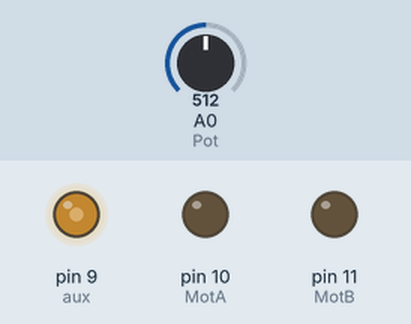
Recording of a sketch running on a simulated Arduino Uno, built with avr-gcc and run on an emulated ATmega328P. On the bench: output pins drawn as LEDs (lit = HIGH). The inputs (shaded band) are chosen by the test bench; at power-on: A0 (Pot) = 512. What the sketch prints to the serial monitor is not drawn.

Above: at 1.2 s.
1.3 s: A0 (Pot) set to 600
4.3 s: A0 (Pot) set to 625
At 4.75 s:
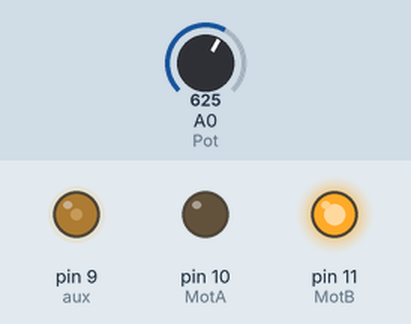
7.3 s: A0 (Pot) set to 306
At 7.5 s:
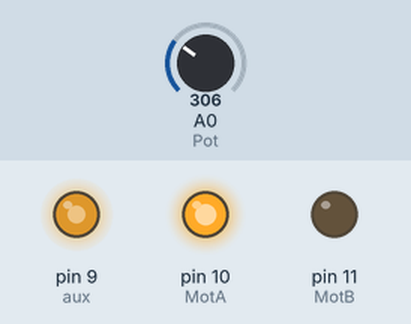
10.3 s: A0 (Pot) set to 401
13.3 s: A0 (Pot) set to 418
At 13.63 s:
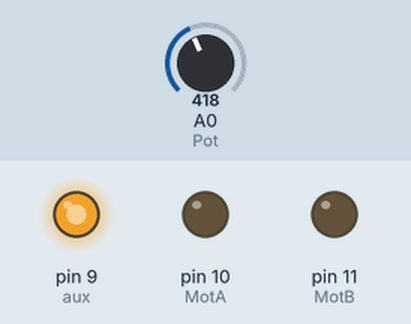
16.3 s: A0 (Pot) set to 716
At 16.7 s:
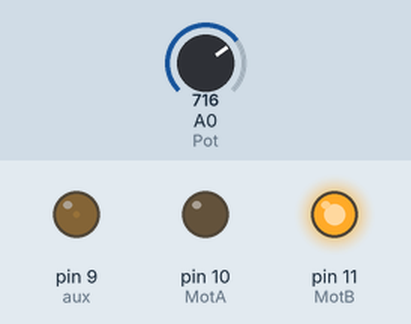
Timing chart, 0 to 23.8 s (numbered marks = the images above; inputs shaded):
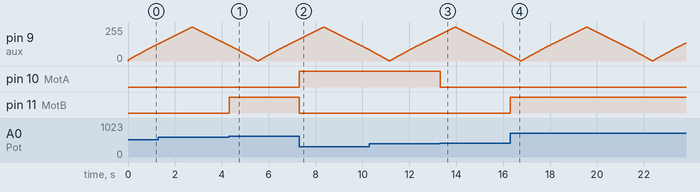

Measured:
- the behaviour switches between 613 and 614 on A0 (Pot) (found by bisection; images 0 and 1)
- the behaviour switches between 409 and 410 on A0 (Pot) (found by bisection; images 2 and 3)
- after the input at 4.3 s, pin 11 (MotB): LOW → HIGH at once
- after the input at 7.3 s, pin 10 (MotA): LOW → HIGH at once; pin 11 (MotB): HIGH → LOW at once
- after the input at 13.3 s, pin 10 (MotA): HIGH → LOW at once
- after the input at 16.3 s, pin 11 (MotB): LOW → HIGH at once

The sketch:

Puente_H_tris.ino
```cpp
// Definimos las variables de los puertos
// que utlizaremos.
#define MotA 10
#define MotB 11
#define aux 9
#define Pot A0

// Variables auxiliares
int val=0;
int potencia=0;
int incremento=1;

void setup() {
  // Inicializamos la comunicación serial
  // y los puertos en modo salida
  Serial.begin(9600);
  pinMode(MotA, OUTPUT);
  pinMode(MotB, OUTPUT);
}

void loop() {
  // Enviamos al puerto auxiliar el valor
  // de potencia calculado.
  analogWrite(aux, potencia);
  Serial.println(potencia);

  // Calculamos la potencia para el siguiente ciclo.
  potencia = potencia + incremento;

  // Si el valor de la potencia sale del rango deseado
  // la ajustamos.
  if(potencia<=0 or potencia >=255){
    incremento=-incremento;
  }

  // Leemos el voltaje que esta recibiendo por
  // parte del potenciometro
  val= analogRead(Pot);

  //Hacemos la conversion a volts.
  float voltage = val*(5.0/1023.0);

  // Si el voltaje es < 2 usamos la función
  // Levogiro
  Serial.println(voltage);
  if(voltage<2 ){
    Levogiro();

  // Si esta entre 2 y 3, Freno Pasivo
  } else if(voltage >2 and voltage<3){
    Detenido();
  } else {

  // Por último, > 3, Dextrogiro
    Dextrogiro();
  }
}

//Funcion Levogiro
void Levogiro (){
  digitalWrite(MotA, HIGH);
  digitalWrite(MotB, LOW);
}

//Función Dextrogiro
void Dextrogiro (){
  digitalWrite(MotA, LOW);
  digitalWrite(MotB, HIGH);
}

//Función Frenos Pasivo
void Detenido (){
  digitalWrite(MotA, LOW);
  digitalWrite(MotB, LOW);
}
```
